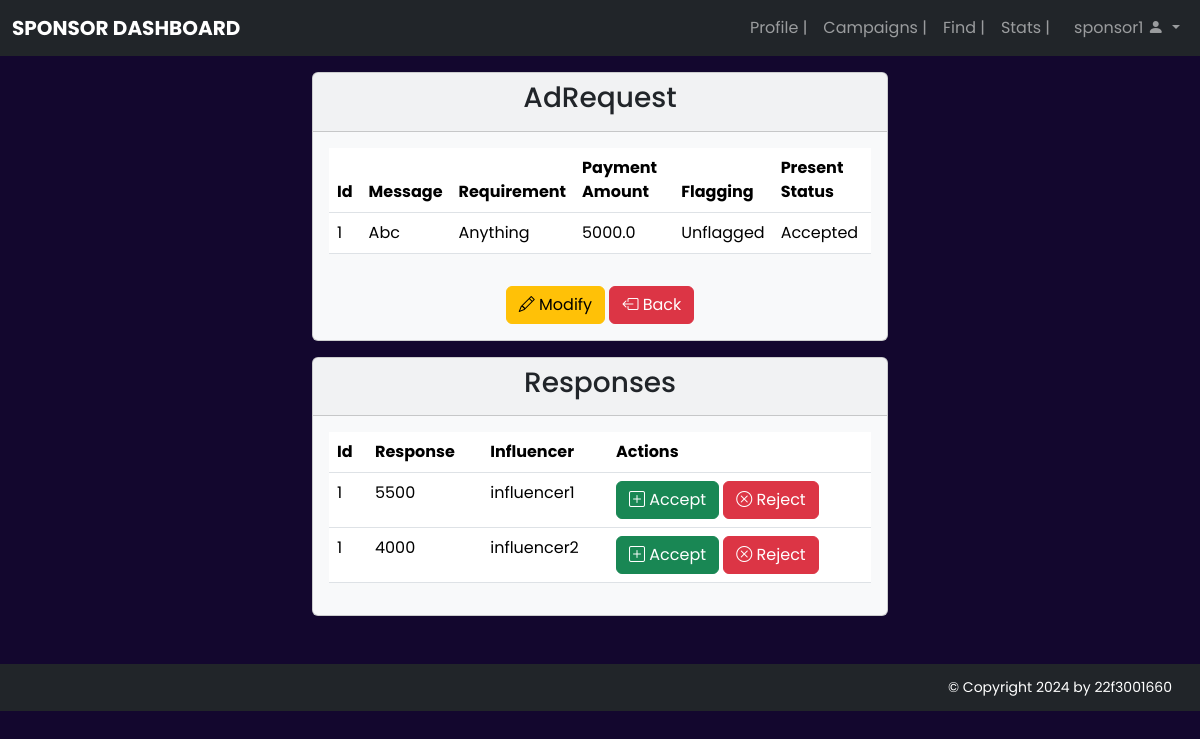
Page /sponsor/requests/view/1 (signed in) on the committed database.
### models/models.py (models this page shows)
class AdRequest(db.Model):
  __tablename__ = 'adrequests'
  adrequest_id = db.Column(db.Integer, autoincrement=True, primary_key=True)
  campaign_id = db.Column(db.Integer,
                          db.ForeignKey('campaigns.campaign_id'),
                          nullable=False)
  influencer_id = db.Column(db.Integer,
                            db.ForeignKey('influencers.influencer_id'))
  message = db.Column(db.String(500), nullable=False)
  requirements = db.Column(db.String(500), nullable=False)
  payment_amount = db.Column(db.Double, nullable=False)
  status = db.Column(db.String(100), nullable=False)  #Pending/Acepted/Rejected
  present_status = db.Column(db.String(100),
                             nullable=False)  # Flagged or Unflagged
  requests = db.relationship('Request', backref='adrequests', lazy=True)
  timestamp = db.Column(db.DateTime, default=datetime.now(timezone.utc))

class Request(db.Model):
  __tablename__ = 'requests'
  id = db.Column(db.Integer, autoincrement=True, primary_key=True)
  adrequest_id = db.Column(db.Integer,
                           db.ForeignKey('adrequests.adrequest_id'))
  influencer_id = db.Column(db.Integer,
                            db.ForeignKey('influencers.influencer_id'))
  response = db.Column(db.String(500))  # Influencer response
  timestamp = db.Column(db.DateTime, default=datetime.now(timezone.utc))

### controllers/sponsor.py (the view)
@app.route('/sponsor/requests/view/<int:adrequest_id>', methods=['GET', 'POST'])
@auth_required
def viewRequests(adrequest_id):
    adrequests = AdRequest.query.filter_by(adrequest_id=adrequest_id).first()
    return render_template('/sponsor/sponsorrequests.html', adrequests=adrequests)

### controllers/sponsor.py (called while the page is built)
def auth_required(func):
    @wraps(func)
    def check_auth(*args, **kwargs):
        if not session.get('loggedin') or session['usertype'] != 'sponsor':
            flash('You need to login first')
            return redirect(url_for('loginSponsor'))
        return func(*args, **kwargs)
    return check_auth

### templates/sponsor/sponsorrequests.html
{% extends '/dashboards/basesponsor.html'%}
{% block content %}
<div class="row justify-content-center mt-3"><br>
    <div class="col-md-6">
      <div class="card bg-light">
        <div class="card-header">
            <h3 class="text-center">AdRequest</h3>
        </div>
         <div class="card-body">
            <table class="table table-responsive">
        <thead>
          <th>Id</th>
          <th>Message</th>
          <th>Requirement</th>
          <th>Payment Amount</th>
          <th>Flagging</th>
          <th>Present Status</th>
        </thead>
        <tbody>
          <tr>
          <td>{{adrequests.adrequest_id}}</td>
          <td>{{adrequests.message}}</td>
          <td>{{adrequests.requirements}}</td>
          <td>{{adrequests.payment_amount}}</td>
           <td>{{adrequests.present_status}}</td>
          <td>{{adrequests.status}}</td>
          </tr>
        </tbody>
      </table>
         </div>
        <div class="text-center">
          <a class="btn btn-warning mb-3" href="/sponsor/adrequests/modify/{{adrequests.adrequest_id}}"><i class="bi bi-pencil"></i></i> Modify</a>
          <a class="btn btn-danger mb-3" href="/sponsor/campaigns"><i class="bi bi-box-arrow-left"></i> Back</a>
        </div>
      </div>
      <div class="card bg-light mt-3">
        <div class="card-header">
            <h3 class="text-center">Responses</h3>
        </div>
        <div class="card-body">
            <table class="table table-responsive">
              <thead>
                <th>Id</th>
                <th>Response</th>
                <th>Influencer</th>
                <th>Actions</th>
              </thead>
              <tbody>
                 {% for request in adrequests.requests %}
                <tr>
                <td>{{request.adrequest_id}}</td>
                <td>{{request.response}}</td>
                <td>{{request.influencer_id}}</td>
                  <td><a class="btn btn-success" href="/sponsor/adrequests/accept/{{request.id}}"><i class="bi bi-plus-square"></i> Accept</a>
                  <a class="btn btn-danger" href="/sponsor/adrequests/reject/{{request.id}}"><i class="bi bi-x-circle"></i></i></i> Reject</a></td>
                </tr>
                 {% endfor %}
              </tbody>
            </table>
        </div>
      </div>
  </div>
</div>
{% endblock %}

### static/css/style.css (style rules this page uses)
body { font-family: "Poppins", sans-serif; background-color: #13072e; }

### rows in the picture
AdRequest: adrequest_id "1", message "Abc", requirements "Anything", payment_amount "5000.0", present_status "Unflagged", status "Accepted"
Request: adrequest_id "1", response "5500", influencer_id "influencer1"
Request: adrequest_id "1", response "4000", influencer_id "influencer2"

### other values in the picture
{{ session['user_id'] }} "sponsor1"
